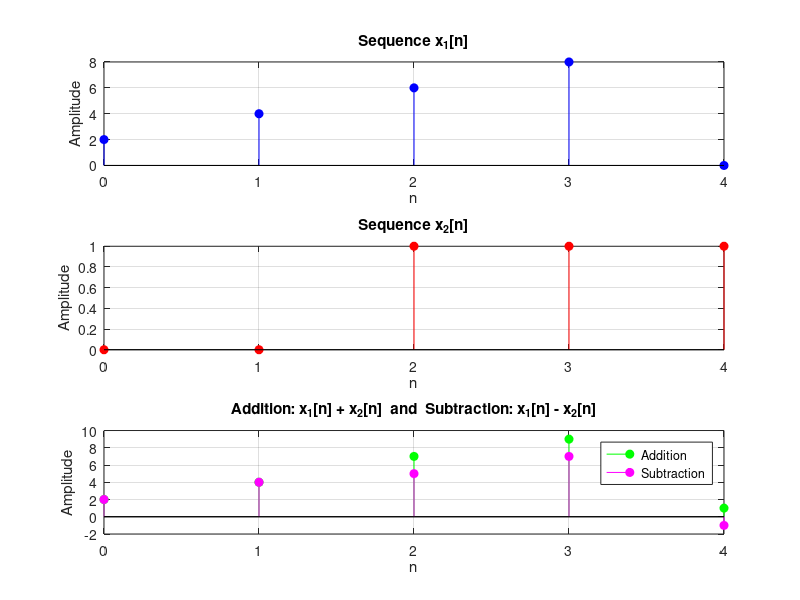

The MATLAB script that drew this image:
clc; clear; close all;

% Define Sequence 1
x1 = [2 4 6 8];   % Amplitudes
n1 = 0:3;         % Time index for x1

% Define Sequence 2
x2 = [1 1 1];     % Amplitudes
n2 = 2:4;         % Time index for x2

% Find common time index range
n_min = min(min(n1), min(n2));
n_max = max(max(n1), max(n2));
n_common = n_min:n_max;

% Initialize zero-padded sequences
x1_padded = zeros(1, length(n_common));
x2_padded = zeros(1, length(n_common));

% Place x1 in common index range
x1_padded((n1 - n_min + 1)) = x1;

% Place x2 in common index range
x2_padded((n2 - n_min + 1)) = x2;

% Addition
x_add = x1_padded + x2_padded;

% Subtraction
x_sub = x1_padded - x2_padded;

% Plotting
figure('Name', 'Addition and Subtraction of DT Sequences', 'NumberTitle', 'off');

subplot(3,1,1);
stem(n_common, x1_padded, 'filled', 'b');
title('Sequence x_1[n]');
xlabel('n'); ylabel('Amplitude'); grid on;

subplot(3,1,2);
stem(n_common, x2_padded, 'filled', 'r');
title('Sequence x_2[n]');
xlabel('n'); ylabel('Amplitude'); grid on;

subplot(3,1,3);
stem(n_common, x_add, 'filled', 'g');
hold on;
stem(n_common, x_sub, 'filled', 'm');
title('Addition: x_1[n] + x_2[n]  and  Subtraction: x_1[n] - x_2[n]');
xlabel('n'); ylabel('Amplitude');
legend('Addition', 'Subtraction');
grid on;
